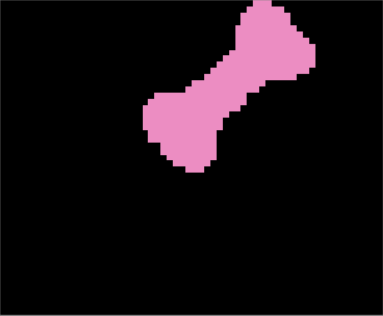
#> input picture Older Code Base/Edhitha ADLC/I.PNG, 383 x 316 px
$ python 'Saandeep method.py'
#> lines starting #> are read from the running program, lines starting #| are printed output that depends on the picture
import cv2
import numpy as np


 ## Take image in gray scale no matter what.

## If not, Convert it to gray scale
img = cv2.imread('I.PNG',0)
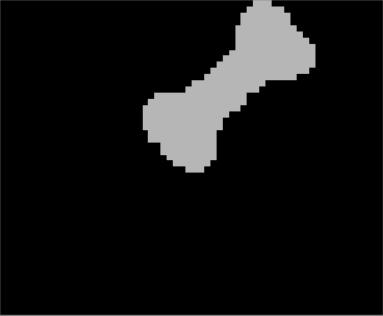
#> img: shape (316, 383); min 0, max 182, mean 18.8
kernel = np.ones((5,5),np.uint8)
erosion = cv2.erode(img,kernel,iterations = 5)
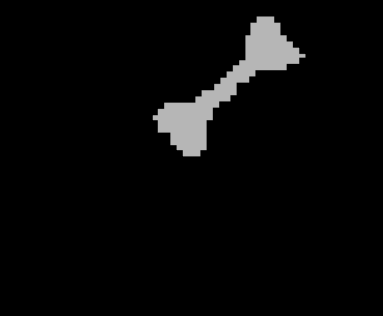
#> erosion: shape (316, 383); min 0, max 182, mean 8.3

dilation = cv2.dilate(img,kernel,iterations = 5)
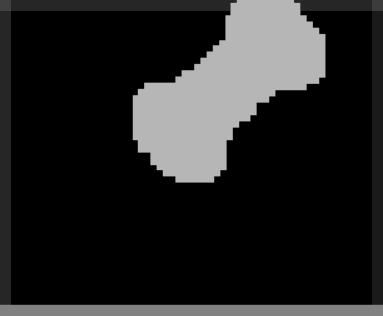
#> dilation: shape (316, 383); min 0, max 182, mean 35.8


ie = cv2.subtract(img,erosion)
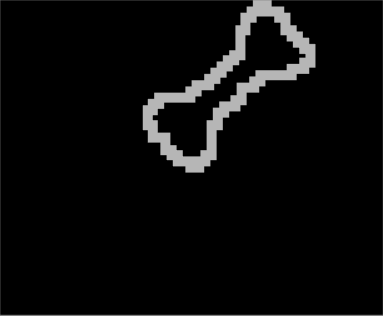
#> ie: shape (316, 383); min 0, max 182, mean 10.5
idi = cv2.subtract(dilation,img)
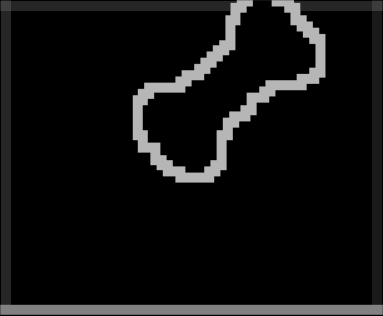
#> idi: shape (316, 383); min 0, max 182, mean 17
cv2.imshow("Erosub",ie)
cv2.imshow("dilsub",idi)
cv2.waitKey(0)
cv2.destroyAllWindows()

$ run again, with Older Code Base/Edhitha ADLC/Semicircle.png copied over Older Code Base/Edhitha ADLC/I.PNG
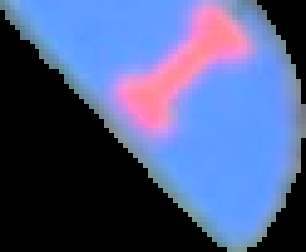
#> input picture Older Code Base/Edhitha ADLC/Semicircle.png, 306 x 252 px
#> `dilation = cv2.dilate(img,kernel,iterations = 5)`:
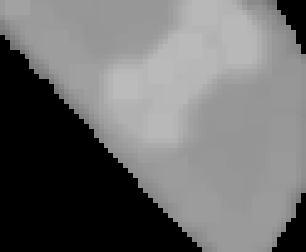
#> dilation: shape (252, 306); min 0, max 187, mean 108.9
#> `idi = cv2.subtract(dilation,img)`:
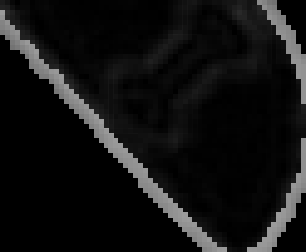
#> idi: shape (252, 306); min 0, max 161, mean 18
